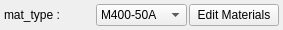
<?xml version="1.0" encoding="UTF-8"?>
<ui version="4.0">
 <class>WMatSelect</class>
 <widget class="QWidget" name="WMatSelect">
  <property name="geometry">
   <rect>
    <x>0</x>
    <y>0</y>
    <width>283</width>
    <height>30</height>
   </rect>
  </property>
  <property name="sizePolicy">
   <sizepolicy hsizetype="Preferred" vsizetype="Minimum">
    <horstretch>0</horstretch>
    <verstretch>0</verstretch>
   </sizepolicy>
  </property>
  <property name="minimumSize">
   <size>
    <width>0</width>
    <height>0</height>
   </size>
  </property>
  <property name="windowTitle">
   <string>Form</string>
  </property>
  <layout class="QHBoxLayout" name="horizontalLayout">
   <property name="spacing">
    <number>2</number>
   </property>
   <property name="leftMargin">
    <number>4</number>
   </property>
   <property name="topMargin">
    <number>2</number>
   </property>
   <property name="rightMargin">
    <number>4</number>
   </property>
   <property name="bottomMargin">
    <number>2</number>
   </property>
   <item>
    <widget class="QLabel" name="in_mat_type">
     <property name="text">
      <string>mat_type :</string>
     </property>
    </widget>
   </item>
   <item>
    <widget class="QComboBox" name="c_mat_type">
     <item>
      <property name="text">
       <string>M400-50A</string>
      </property>
     </item>
     <item>
      <property name="text">
       <string>M350-50A</string>
      </property>
     </item>
     <item>
      <property name="text">
       <string>M330-35A</string>
      </property>
     </item>
    </widget>
   </item>
   <item>
    <widget class="QPushButton" name="b_matlib">
     <property name="text">
      <string>Edit Materials</string>
     </property>
    </widget>
   </item>
  </layout>
 </widget>
 <tabstops>
  <tabstop>c_mat_type</tabstop>
  <tabstop>b_matlib</tabstop>
 </tabstops>
 <resources>
  <include location="../../../Resources/pyleecan.qrc"/>
  <include location="../../../Resources/pyleecan.qrc"/>
  <include location="../../../Resources/pyleecan.qrc"/>
 </resources>
 <connections/>
</ui>
